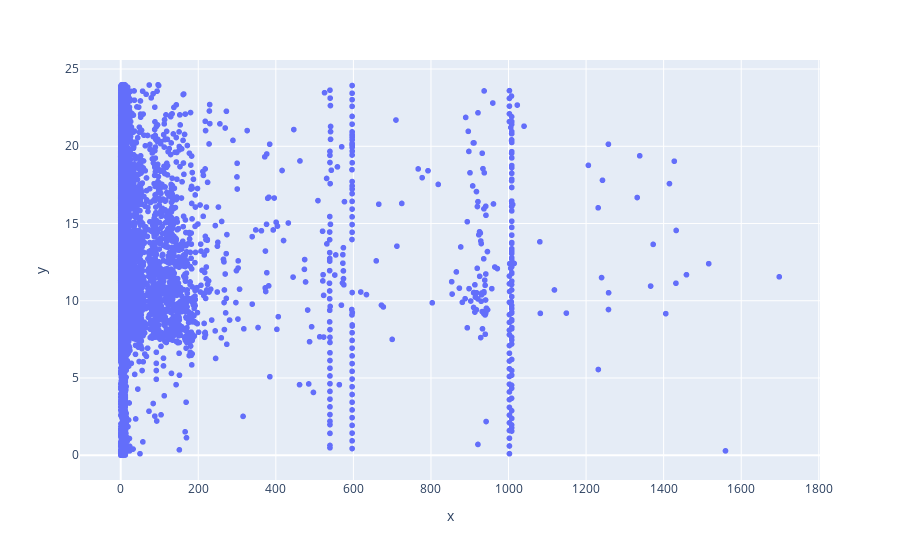

The notebook cell saved with this chart:
### Code cell
import plotly.express as px
fig = px.scatter(x=routes.distance, y=routes.arrival_time)
fig.show()

### Figure 1 — Plotly figure (JSON) as saved in the notebook; plotly's stock layout.template omitted (floating-point values rounded to 4 significant figures; data arrays with more than 128 entries replaced by an {"elided": "..."} marker saying what was removed)
{"data": [{"hoverlabel": {"namelength": 0}, "hovertemplate": "x=%{x}<br>y=%{y}", "legendgroup": "", "marker": {"color": "#636efa", "symbol": "circle"}, "mode": "markers", "name": "", "showlegend": false, "type": "scattergl", "x": {"elided": "18019 float values"}, "xaxis": "x", "y": {"elided": "18019 float values"}, "yaxis": "y"}], "layout": {"autosize": true, "legend": {"tracegroupgap": 0}, "margin": {"t": 60}, "xaxis": {"anchor": "y", "autorange": true, "domain": [0, 1], "range": [-101.0, 1799.0], "title": {"text": "x"}, "type": "linear"}, "yaxis": {"anchor": "x", "autorange": true, "domain": [0, 1], "range": [-1.7, 25.68], "title": {"text": "y"}, "type": "linear"}}}
